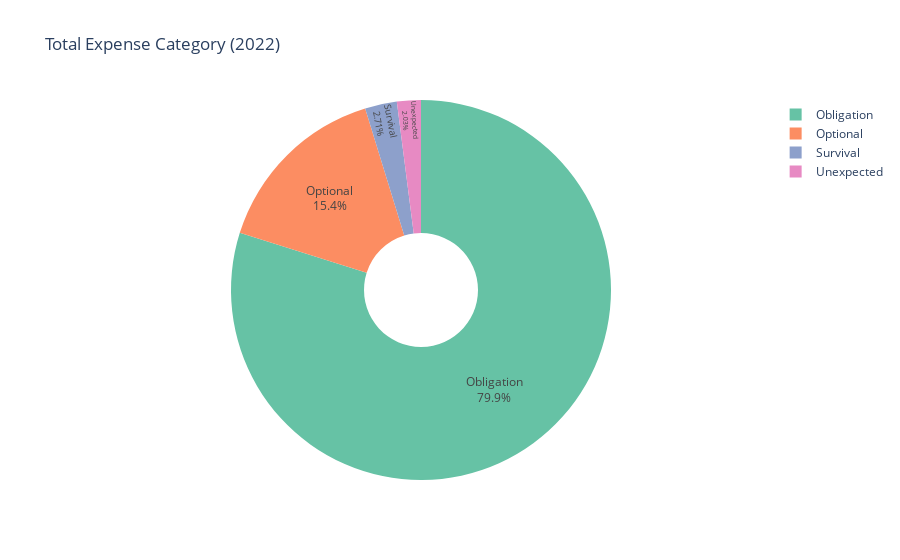

Notebook source saved alongside this figure:
### Markdown cell above
# Make pie charts - Income/ Expense breakdown

### Code cell
import plotly.express as px

def group_expense_pie_chart(df, year):
    # Filter the dataset for expense transactions in the specified year
    sub_df = df[(df['Year'] == year) & (df['Category'] != 'Expense')]

    # Group by category and sum the amounts
    total_by_category = sub_df.groupby('Category').agg({'Amount': 'sum'}).reset_index()

    # Set a default color scale
    color_scale = px.colors.qualitative.Set2

    # Create pie chart
    pie_fig = px.pie(total_by_category, values='Amount', names='Category', title=f"Total Expense Category ({year})", 
                     color='Category', color_discrete_sequence=color_scale)
    
    # Manually add data labels using update_traces
    pie_fig.update_traces(textposition='inside', direction='clockwise', hole=0.3, textinfo="label+percent")

    return pie_fig

# Example usage:
# Replace 'YourDataFrame' and 'YourYear' with actual values
group_expense_total_pie_chart = group_expense_pie_chart(df, 2022)
group_expense_total_pie_chart.show()

### Figure 1 — Plotly figure (JSON) as saved in the notebook; plotly's stock layout.template omitted (floating-point values rounded to 4 significant figures)
{"data": [{"customdata": [["Obligation"], ["Optional"], ["Survival"], ["Unexpected"]], "direction": "clockwise", "domain": {"x": [0, 1], "y": [0, 1]}, "hole": 0.3, "hovertemplate": "Category=%{customdata[0]}<br>Amount=%{value}<extra></extra>", "labels": ["Obligation", "Optional", "Survival", "Unexpected"], "legendgroup": "", "marker": {"colors": ["rgb(102,194,165)", "rgb(252,141,98)", "rgb(141,160,203)", "rgb(231,138,195)"]}, "name": "", "showlegend": true, "textinfo": "label+percent", "textposition": "inside", "type": "pie", "values": [160000.0, 30830.0, 5435.0, 4074]}], "layout": {"legend": {"tracegroupgap": 0}, "piecolorway": ["rgb(102,194,165)", "rgb(252,141,98)", "rgb(141,160,203)", "rgb(231,138,195)", "rgb(166,216,84)", "rgb(255,217,47)", "rgb(229,196,148)", "rgb(179,179,179)"], "title": {"text": "Total Expense Category (2022)"}}}
